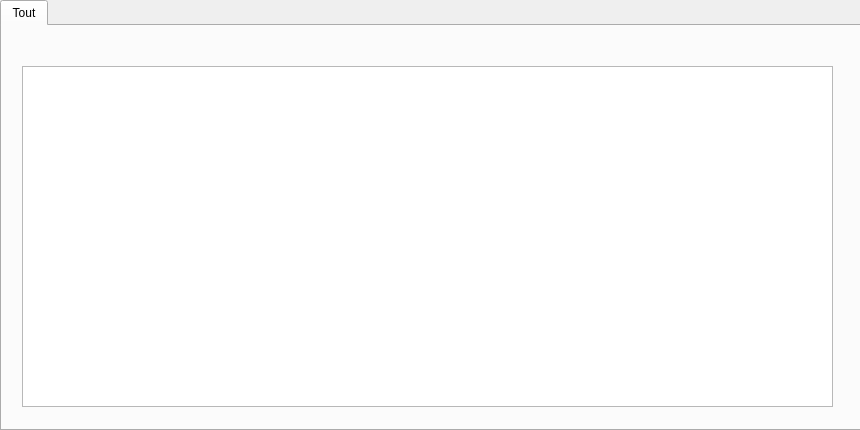
<?xml version="1.0" encoding="UTF-8"?>
<ui version="4.0">
 <class>ViewUv</class>
 <widget class="QWidget" name="ViewUv">
  <property name="enabled">
   <bool>true</bool>
  </property>
  <property name="geometry">
   <rect>
    <x>0</x>
    <y>0</y>
    <width>860</width>
    <height>430</height>
   </rect>
  </property>
  <property name="windowTitle">
   <string>Form</string>
  </property>
  <widget class="QTabWidget" name="tabWidget">
   <property name="geometry">
    <rect>
     <x>0</x>
     <y>0</y>
     <width>861</width>
     <height>431</height>
    </rect>
   </property>
   <property name="currentIndex">
    <number>0</number>
   </property>
   <widget class="QWidget" name="Tout">
    <attribute name="title">
     <string>Tout</string>
    </attribute>
    <widget class="QListWidget" name="allUv">
     <property name="geometry">
      <rect>
       <x>20</x>
       <y>40</y>
       <width>811</width>
       <height>341</height>
      </rect>
     </property>
    </widget>
   </widget>
  </widget>
 </widget>
 <resources/>
 <connections/>
</ui>
